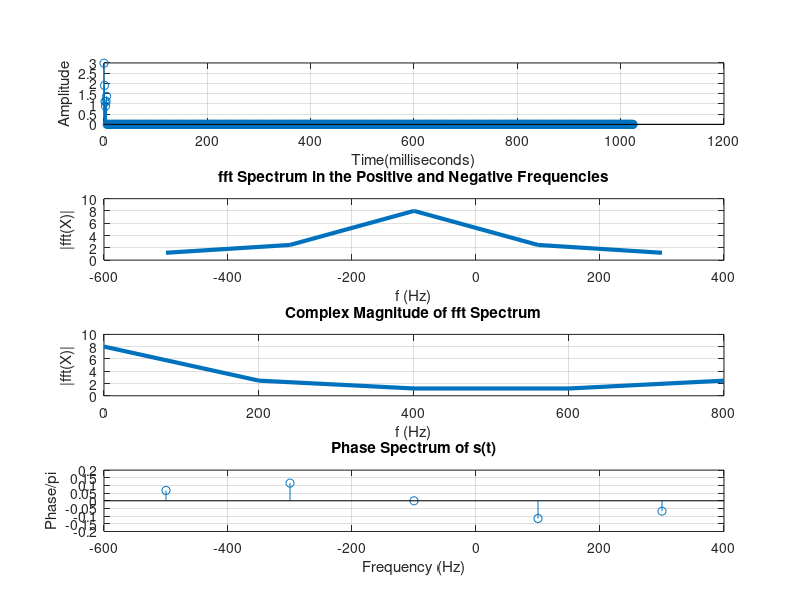

This chart was generated by the following MATLAB code:
clc;
clear all;
close all;
fs = 1000;
T = 1/fs;
L = input("Enter the length of the signal: ");
t = (0:L).*T;
a1 = 2.45;
a2 = -sqrt(2);
s = 0.54 + a1*cos(2*pi*50*t) + a2*sin(2*pi*120*t);
s = [s, zeros(1, 1024-L)];
subplot(4, 1, 1);
stem(1000*(0:1024).*T, s);
xlabel("Time(milliseconds)")
ylabel("Amplitude")
grid;
y = fft(s, L);
subplot(4, 1, 2);
plot(fs/L*(-L/2:L/2-1),abs(fftshift(y)),"LineWidth",3)
title("fft Spectrum in the Positive and Negative Frequencies")
xlabel("f (Hz)")
ylabel("|fft(X)|")
grid;
subplot(4, 1, 3);
plot(fs/L*(0:L-1),abs(y),"LineWidth",3)
title("Complex Magnitude of fft Spectrum")
xlabel("f (Hz)")
ylabel("|fft(X)|")
grid;
subplot(4, 1, 4);
z = fftshift(y);
f = (-L/2:L/2-1)/L*fs;
theta = angle(z);
stem(f,theta/pi)
title("Phase Spectrum of s(t)")
xlabel("Frequency (Hz)")
ylabel("Phase/\pi")
grid;